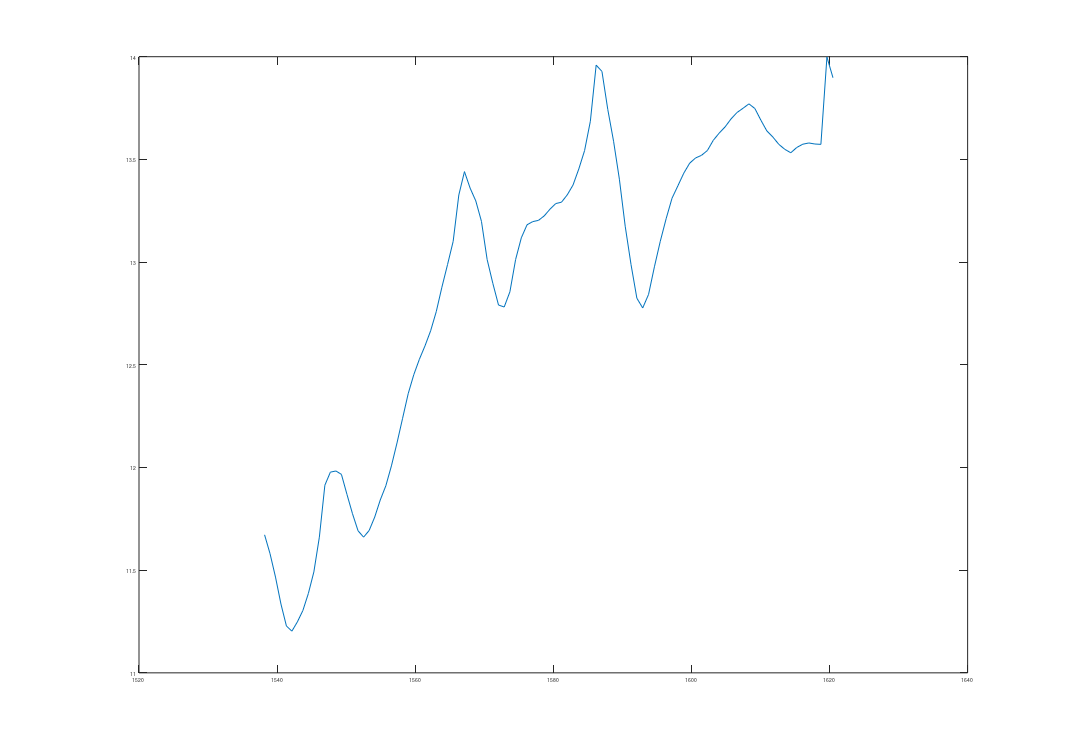

The MATLAB source for this figure:
clear all; close all; clc

set( gcf,'PaperSize',[29.7 21.0], 'PaperPosition',[0 0 29.7 21.0])


% SAVE:
% print -dpdf 'NAME'

load("RamanVPIE2.mat")


%load("BestRaman_Matlab_EJ1_v0.mat")

c = 299792458;
wavelenghts_matlab = ( c./linspace(c/(1.66551366e-6) , c/(1.50046275e-6) , 100)).*1e9;

%GainDiff = abs( RamanVPIE1.GainOnOff - Raman.Sig.GainOnOFF.LP01 );

% % Ganancias

% plot(wavelenghts_matlab , Raman.Sig.GainOnOFF.LP01,"DisplayName","Matlab") ; hold on
 plot((c./(RamanVPIE2.freqs)).*1e9,RamanVPIE2.GainOnOff,"DisplayName","VPI") 
% 
% set(gca,'FontSize',8)
% title("Distribución espectral de Ganancias",'FontSize',14) ; xlabel("Longitud de onda [nm]",'FontSize',14) ; ylabel("Ganancia [dBm]",'FontSize',14)
% 
%     % Diferencia de Ganancias
% yyaxis right
% ylabel('Diferencia de Ganancias','FontSize',14)
% plot(wavelenghts_matlab , GainDiff ,  "-o" , DisplayName = "Diferencia de Ganancias" , Color='#0072BD')
% ylim([0, 5]) ; %grid minor
% legend('Location', 'southoutside','Orientation','horizontal','Box','off' , "NumColumns",2,"FontSize",9)

%Analisis de forma:
%plot((Raman.Sig.GainOnOFF.LP01./max(Raman.Sig.GainOnOFF.LP01)).*max(RamanVPIE1.GainOnOff),"DisplayName","Matlab_ajustado") ; legend()

%% Señales

% for i=0:6
%     plot(Raman.z , Raman.Sig.Power.LP01(1+15*i,:)  ,"DisplayName",strcat(num2str(round(wavelenghts_matlab(1+15*i))), 'nm') ); hold on
% end
% 
% set(gca,'ColorOrderIndex',1,'FontSize',8)
% 
% for i=0:6
%     plot(RamanVPIE1.z , (1e-3.*10.^( RamanVPIE1.Signals(:,1+15*i)./10)) , '--' ,"DisplayName",strcat( num2str(round(RamanVPIE1.wavelength(1+15*i)*1e9) ), 'nm')  ) 
% end
% 
% title('Distribución Axial de la Potencia de Señal','FontSize',14) ; xlabel('Posición en fibra [km]','FontSize',14) ; ylabel('Potencia [mW]','FontSize',14)
% legend('Location', 'southoutside','Orientation','horizontal','Box','off','NumColumns',7,'FontSize',9)
% annotation('textbox', [0.13, 0.148, 0, 0], 'string', 'Matlab')
% annotation('textbox', [0.13, 0.127, 0, 0], 'string', 'VPIphotonics')


% % % Potencia
% 
% plot(RamanVPIE1.z , (1e-3.*10.^( RamanVPIE1.Pump./10)) , "DisplayName","VPI" ) ; hold on
% set(gca,'FontSize',8)
% plot(Raman.z , Raman.Pump.backward.LP01 , "DisplayName", "Matlab")
% title('Distribución Axial de la Potencia de Bombeo','FontSize',14) ; xlabel('Posición en fibra [km]','FontSize',14) ; ylabel('Potencia [mW]','FontSize',14)
% legend('Location', 'southoutside','Orientation','horizontal','Box','off' , "NumColumns",2,"FontSize",9)


% % ASE


%plot(RamanVPIE1.z , (1e-3.*10.^( RamanVPIE1.ASE_Fwd./10)) ) ; hold on

% set(gca,'ColorOrderIndex',1,'FontSize',8)
% for i=0:6
%     plot(Raman.z , (1e-3.*10.^( Raman.Sig.Power.ASE.LP01(1+15*i,:)./10)) ) ; hold on
% end

%title('Distribución Axial de la Potencia ASE','FontSize',14) ; xlabel('Posición [km]','FontSize',14) ; ylabel('Potencia [mW]','FontSize',14)











%% Cargar resultado vpi.. desde columna ec
% VPISignal = resultadovpipropagacionaxial;
% 
% for i=0:19
%     VPISignal_01(:,i+1) = VPISignal(:,2+4*i)/10e13;
%     VPISignal_11a(:,i+1) = VPISignal(:,4+4*i)/10e13;
% end
% VPISignal_01([1,2],:) = VPISignal_01([1,2],:).*10e13;
% VPISignal_11a([1,2],:) = VPISignal_11a([1,2],:).*10e13;



% load("Raman_vpi_0Param.mat")
% % Frequency	Wavelength	 OSNR_Out 	 Gain 	 NoiseFigureStandard 
% RamanVPIE1_0P.freq = RamanVPI_E1_0Param(:,1);
% RamanVPIE1_0P.wavelength = RamanVPI_E1_0Param(:,2);
% RamanVPIE1_0P.Gain = RamanVPI_E1_0Param(:,4);
% RamanVPIE1_0P.GainOnOff = RamanVPI_E1_0Param(:,4)+20;





% load("Raman_vpi.mat")
% % Frequency ,	Wavelength,	 SignalPowerIn, 	SignalPowerOut,	 NoisePowerOut,     OSNR_Out, 	 Gain, 	 NoiseFigureStandard, GainOnOff
% 
% RamanVPIE1.freq = Ejemplo1RamanVPI(:,1);
% RamanVPIE1.wavelength = Ejemplo1RamanVPI(:,2);
% RamanVPIE1.signal.In = Ejemplo1RamanVPI(:,3);
% RamanVPIE1.signal.Out = Ejemplo1RamanVPI(:,4);
% RamanVPIE1.ASE = Ejemplo1RamanVPI(:,5);
% RamanVPIE1.OsnrOut= Ejemplo1RamanVPI(:,6);
% RamanVPIE1.Gain = Ejemplo1RamanVPI(:,7);
% RamanVPIE1.NF = Ejemplo1RamanVPI(:,8);
% RamanVPIE1.GainOnOff= Ejemplo1RamanVPI(:,9);

